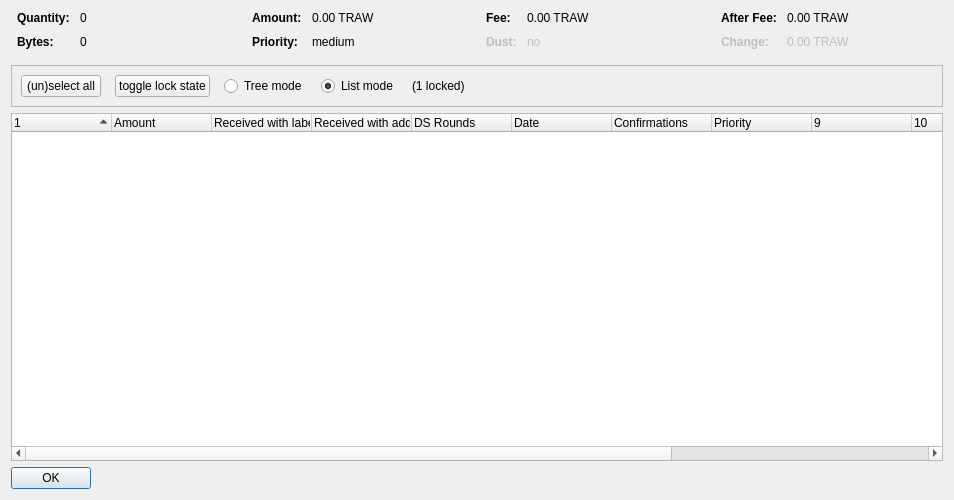
<?xml version="1.0" encoding="UTF-8"?>
<ui version="4.0">
 <class>CoinControlDialog</class>
 <widget class="QDialog" name="CoinControlDialog">
  <property name="geometry">
   <rect>
    <x>0</x>
    <y>0</y>
    <width>954</width>
    <height>500</height>
   </rect>
  </property>
  <property name="windowTitle">
   <string>Coin Selection</string>
  </property>
  <layout class="QVBoxLayout" name="verticalLayout">
   <item>
    <layout class="QHBoxLayout" name="horizontalLayoutTop" stretch="0,0,0,0">
     <property name="topMargin">
      <number>0</number>
     </property>
     <property name="bottomMargin">
      <number>10</number>
     </property>
     <item>
      <layout class="QFormLayout" name="formLayoutCoinControl1">
       <property name="horizontalSpacing">
        <number>10</number>
       </property>
       <property name="verticalSpacing">
        <number>10</number>
       </property>
       <property name="leftMargin">
        <number>6</number>
       </property>
       <property name="rightMargin">
        <number>6</number>
       </property>
       <item row="0" column="0">
        <widget class="QLabel" name="labelCoinControlQuantityText">
         <property name="font">
          <font>
           <weight>75</weight>
           <bold>true</bold>
          </font>
         </property>
         <property name="text">
          <string>Quantity:</string>
         </property>
        </widget>
       </item>
       <item row="0" column="1">
        <widget class="QLabel" name="labelCoinControlQuantity">
         <property name="cursor">
          <cursorShape>IBeamCursor</cursorShape>
         </property>
         <property name="contextMenuPolicy">
          <enum>Qt::ActionsContextMenu</enum>
         </property>
         <property name="text">
          <string notr="true">0</string>
         </property>
         <property name="textInteractionFlags">
          <set>Qt::LinksAccessibleByMouse|Qt::TextSelectableByKeyboard|Qt::TextSelectableByMouse</set>
         </property>
        </widget>
       </item>
       <item row="1" column="0">
        <widget class="QLabel" name="labelCoinControlBytesText">
         <property name="font">
          <font>
           <weight>75</weight>
           <bold>true</bold>
          </font>
         </property>
         <property name="text">
          <string>Bytes:</string>
         </property>
        </widget>
       </item>
       <item row="1" column="1">
        <widget class="QLabel" name="labelCoinControlBytes">
         <property name="cursor">
          <cursorShape>IBeamCursor</cursorShape>
         </property>
         <property name="contextMenuPolicy">
          <enum>Qt::ActionsContextMenu</enum>
         </property>
         <property name="text">
          <string notr="true">0</string>
         </property>
         <property name="textInteractionFlags">
          <set>Qt::LinksAccessibleByMouse|Qt::TextSelectableByKeyboard|Qt::TextSelectableByMouse</set>
         </property>
        </widget>
       </item>
      </layout>
     </item>
     <item>
      <layout class="QFormLayout" name="formLayoutCoinControl2">
       <property name="horizontalSpacing">
        <number>10</number>
       </property>
       <property name="verticalSpacing">
        <number>10</number>
       </property>
       <property name="leftMargin">
        <number>6</number>
       </property>
       <property name="rightMargin">
        <number>6</number>
       </property>
       <item row="0" column="0">
        <widget class="QLabel" name="labelCoinControlAmountText">
         <property name="font">
          <font>
           <weight>75</weight>
           <bold>true</bold>
          </font>
         </property>
         <property name="text">
          <string>Amount:</string>
         </property>
        </widget>
       </item>
       <item row="0" column="1">
        <widget class="QLabel" name="labelCoinControlAmount">
         <property name="cursor">
          <cursorShape>IBeamCursor</cursorShape>
         </property>
         <property name="contextMenuPolicy">
          <enum>Qt::ActionsContextMenu</enum>
         </property>
         <property name="text">
          <string notr="true">0.00 TRAW</string>
         </property>
         <property name="textInteractionFlags">
          <set>Qt::LinksAccessibleByMouse|Qt::TextSelectableByKeyboard|Qt::TextSelectableByMouse</set>
         </property>
        </widget>
       </item>
       <item row="1" column="0">
        <widget class="QLabel" name="labelCoinControlPriorityText">
         <property name="font">
          <font>
           <weight>75</weight>
           <bold>true</bold>
          </font>
         </property>
         <property name="text">
          <string>Priority:</string>
         </property>
        </widget>
       </item>
       <item row="1" column="1">
        <widget class="QLabel" name="labelCoinControlPriority">
         <property name="cursor">
          <cursorShape>IBeamCursor</cursorShape>
         </property>
         <property name="contextMenuPolicy">
          <enum>Qt::ActionsContextMenu</enum>
         </property>
         <property name="text">
          <string>medium</string>
         </property>
         <property name="textInteractionFlags">
          <set>Qt::LinksAccessibleByMouse|Qt::TextSelectableByKeyboard|Qt::TextSelectableByMouse</set>
         </property>
        </widget>
       </item>
      </layout>
     </item>
     <item>
      <layout class="QFormLayout" name="formLayoutCoinControl3">
       <property name="horizontalSpacing">
        <number>10</number>
       </property>
       <property name="verticalSpacing">
        <number>10</number>
       </property>
       <property name="leftMargin">
        <number>6</number>
       </property>
       <property name="rightMargin">
        <number>6</number>
       </property>
       <item row="0" column="0">
        <widget class="QLabel" name="labelCoinControlFeeText">
         <property name="font">
          <font>
           <weight>75</weight>
           <bold>true</bold>
          </font>
         </property>
         <property name="text">
          <string>Fee:</string>
         </property>
        </widget>
       </item>
       <item row="0" column="1">
        <widget class="QLabel" name="labelCoinControlFee">
         <property name="cursor">
          <cursorShape>IBeamCursor</cursorShape>
         </property>
         <property name="contextMenuPolicy">
          <enum>Qt::ActionsContextMenu</enum>
         </property>
         <property name="text">
          <string notr="true">0.00 TRAW</string>
         </property>
         <property name="textInteractionFlags">
          <set>Qt::LinksAccessibleByMouse|Qt::TextSelectableByKeyboard|Qt::TextSelectableByMouse</set>
         </property>
        </widget>
       </item>
       <item row="1" column="0">
        <widget class="QLabel" name="labelCoinControlLowOutputText">
         <property name="enabled">
          <bool>false</bool>
         </property>
         <property name="font">
          <font>
           <weight>75</weight>
           <bold>true</bold>
          </font>
         </property>
         <property name="text">
          <string>Dust:</string>
         </property>
        </widget>
       </item>
       <item row="1" column="1">
        <widget class="QLabel" name="labelCoinControlLowOutput">
         <property name="enabled">
          <bool>false</bool>
         </property>
         <property name="cursor">
          <cursorShape>IBeamCursor</cursorShape>
         </property>
         <property name="contextMenuPolicy">
          <enum>Qt::ActionsContextMenu</enum>
         </property>
         <property name="text">
          <string>no</string>
         </property>
         <property name="textInteractionFlags">
          <set>Qt::LinksAccessibleByMouse|Qt::TextSelectableByKeyboard|Qt::TextSelectableByMouse</set>
         </property>
        </widget>
       </item>
      </layout>
     </item>
     <item>
      <layout class="QFormLayout" name="formLayoutCoinControl4">
       <property name="horizontalSpacing">
        <number>10</number>
       </property>
       <property name="verticalSpacing">
        <number>10</number>
       </property>
       <property name="leftMargin">
        <number>6</number>
       </property>
       <property name="rightMargin">
        <number>6</number>
       </property>
       <item row="0" column="0">
        <widget class="QLabel" name="labelCoinControlAfterFeeText">
         <property name="font">
          <font>
           <weight>75</weight>
           <bold>true</bold>
          </font>
         </property>
         <property name="text">
          <string>After Fee:</string>
         </property>
        </widget>
       </item>
       <item row="0" column="1">
        <widget class="QLabel" name="labelCoinControlAfterFee">
         <property name="cursor">
          <cursorShape>IBeamCursor</cursorShape>
         </property>
         <property name="contextMenuPolicy">
          <enum>Qt::ActionsContextMenu</enum>
         </property>
         <property name="text">
          <string notr="true">0.00 TRAW</string>
         </property>
         <property name="textInteractionFlags">
          <set>Qt::LinksAccessibleByMouse|Qt::TextSelectableByKeyboard|Qt::TextSelectableByMouse</set>
         </property>
        </widget>
       </item>
       <item row="1" column="0">
        <widget class="QLabel" name="labelCoinControlChangeText">
         <property name="enabled">
          <bool>false</bool>
         </property>
         <property name="font">
          <font>
           <weight>75</weight>
           <bold>true</bold>
          </font>
         </property>
         <property name="text">
          <string>Change:</string>
         </property>
        </widget>
       </item>
       <item row="1" column="1">
        <widget class="QLabel" name="labelCoinControlChange">
         <property name="enabled">
          <bool>false</bool>
         </property>
         <property name="cursor">
          <cursorShape>IBeamCursor</cursorShape>
         </property>
         <property name="contextMenuPolicy">
          <enum>Qt::ActionsContextMenu</enum>
         </property>
         <property name="text">
          <string notr="true">0.00 TRAW</string>
         </property>
         <property name="textInteractionFlags">
          <set>Qt::LinksAccessibleByMouse|Qt::TextSelectableByKeyboard|Qt::TextSelectableByMouse</set>
         </property>
        </widget>
       </item>
      </layout>
     </item>
    </layout>
   </item>
   <item>
    <widget class="QFrame" name="frame">
     <property name="minimumSize">
      <size>
       <width>0</width>
       <height>40</height>
      </size>
     </property>
     <property name="frameShape">
      <enum>QFrame::StyledPanel</enum>
     </property>
     <property name="frameShadow">
      <enum>QFrame::Sunken</enum>
     </property>
     <layout class="QHBoxLayout" name="horizontalLayout">
      <item>
       <layout class="QHBoxLayout" name="horizontalLayoutPanel" stretch="0,0,0,0,0,0">
        <property name="spacing">
         <number>14</number>
        </property>
        <item>
         <widget class="QPushButton" name="pushButtonSelectAll">
          <property name="sizePolicy">
           <sizepolicy hsizetype="Maximum" vsizetype="Fixed">
            <horstretch>0</horstretch>
            <verstretch>0</verstretch>
           </sizepolicy>
          </property>
          <property name="text">
           <string>(un)select all</string>
          </property>
          <property name="autoDefault">
           <bool>false</bool>
          </property>
         </widget>
        </item>
        <item>
         <widget class="QPushButton" name="pushButtonToggleLock">
          <property name="sizePolicy">
           <sizepolicy hsizetype="Maximum" vsizetype="Fixed">
            <horstretch>0</horstretch>
            <verstretch>0</verstretch>
           </sizepolicy>
          </property>
          <property name="text">
           <string>toggle lock state</string>
          </property>
          <property name="autoDefault">
           <bool>false</bool>
          </property>
         </widget>
        </item>
        <item>
         <widget class="QRadioButton" name="radioTreeMode">
          <property name="sizePolicy">
           <sizepolicy hsizetype="Maximum" vsizetype="Fixed">
            <horstretch>0</horstretch>
            <verstretch>0</verstretch>
           </sizepolicy>
          </property>
          <property name="text">
           <string>Tree mode</string>
          </property>
         </widget>
        </item>
        <item>
         <widget class="QRadioButton" name="radioListMode">
          <property name="sizePolicy">
           <sizepolicy hsizetype="Maximum" vsizetype="Fixed">
            <horstretch>0</horstretch>
            <verstretch>0</verstretch>
           </sizepolicy>
          </property>
          <property name="text">
           <string>List mode</string>
          </property>
          <property name="checked">
           <bool>true</bool>
          </property>
         </widget>
        </item>
        <item>
         <widget class="QLabel" name="labelLocked">
          <property name="text">
           <string>(1 locked)</string>
          </property>
         </widget>
        </item>
        <item>
         <spacer name="horizontalSpacer">
          <property name="orientation">
           <enum>Qt::Horizontal</enum>
          </property>
          <property name="sizeHint" stdset="0">
           <size>
            <width>40</width>
            <height>20</height>
           </size>
          </property>
         </spacer>
        </item>
       </layout>
      </item>
     </layout>
    </widget>
   </item>
   <item>
    <widget class="CoinControlTreeWidget" name="treeWidget">
     <property name="contextMenuPolicy">
      <enum>Qt::CustomContextMenu</enum>
     </property>
     <property name="sortingEnabled">
      <bool>false</bool>
     </property>
     <property name="columnCount">
      <number>13</number>
     </property>
     <attribute name="headerShowSortIndicator" stdset="0">
      <bool>true</bool>
     </attribute>
     <attribute name="headerStretchLastSection">
      <bool>false</bool>
     </attribute>
     <column>
      <property name="text">
       <string/>
      </property>
     </column>
     <column>
      <property name="text">
       <string>Amount</string>
      </property>
     </column>
     <column>
      <property name="text">
       <string>Received with label</string>
      </property>
     </column>
     <column>
      <property name="text">
       <string>Received with address</string>
      </property>
     </column>
     <column>
      <property name="text">
       <string>DS Rounds</string>
      </property>
     </column>
     <column>
      <property name="text">
       <string>Date</string>
      </property>
     </column>
     <column>
      <property name="text">
       <string>Confirmations</string>
      </property>
      <property name="toolTip">
       <string>Confirmed</string>
      </property>
     </column>
     <column>
      <property name="text">
       <string>Priority</string>
      </property>
     </column>
     <column>
      <property name="text">
       <string/>
      </property>
     </column>
     <column>
      <property name="text">
       <string/>
      </property>
     </column>
     <column>
      <property name="text">
       <string/>
      </property>
     </column>
     <column>
      <property name="text">
       <string/>
      </property>
     </column>
     <column>
      <property name="text">
       <string/>
      </property>
     </column>
    </widget>
   </item>
   <item>
    <widget class="QDialogButtonBox" name="buttonBox">
     <property name="sizePolicy">
      <sizepolicy hsizetype="Maximum" vsizetype="Fixed">
       <horstretch>0</horstretch>
       <verstretch>0</verstretch>
      </sizepolicy>
     </property>
     <property name="orientation">
      <enum>Qt::Horizontal</enum>
     </property>
     <property name="standardButtons">
      <set>QDialogButtonBox::Ok</set>
     </property>
    </widget>
   </item>
  </layout>
 </widget>
 <customwidgets>
  <customwidget>
   <class>CoinControlTreeWidget</class>
   <extends>QTreeWidget</extends>
   <header>coincontroltreewidget.h</header>
  </customwidget>
 </customwidgets>
 <resources/>
 <connections/>
</ui>
